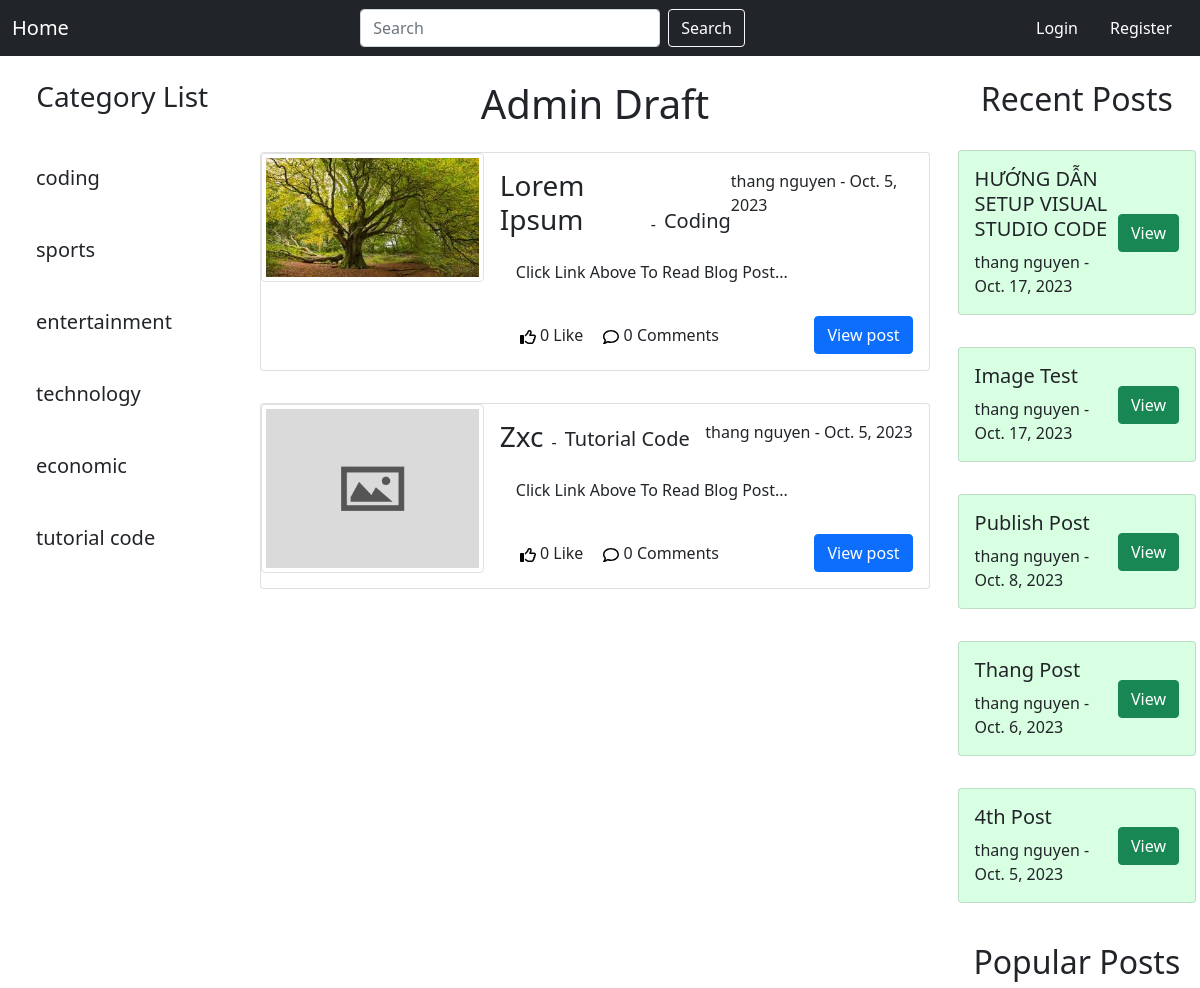
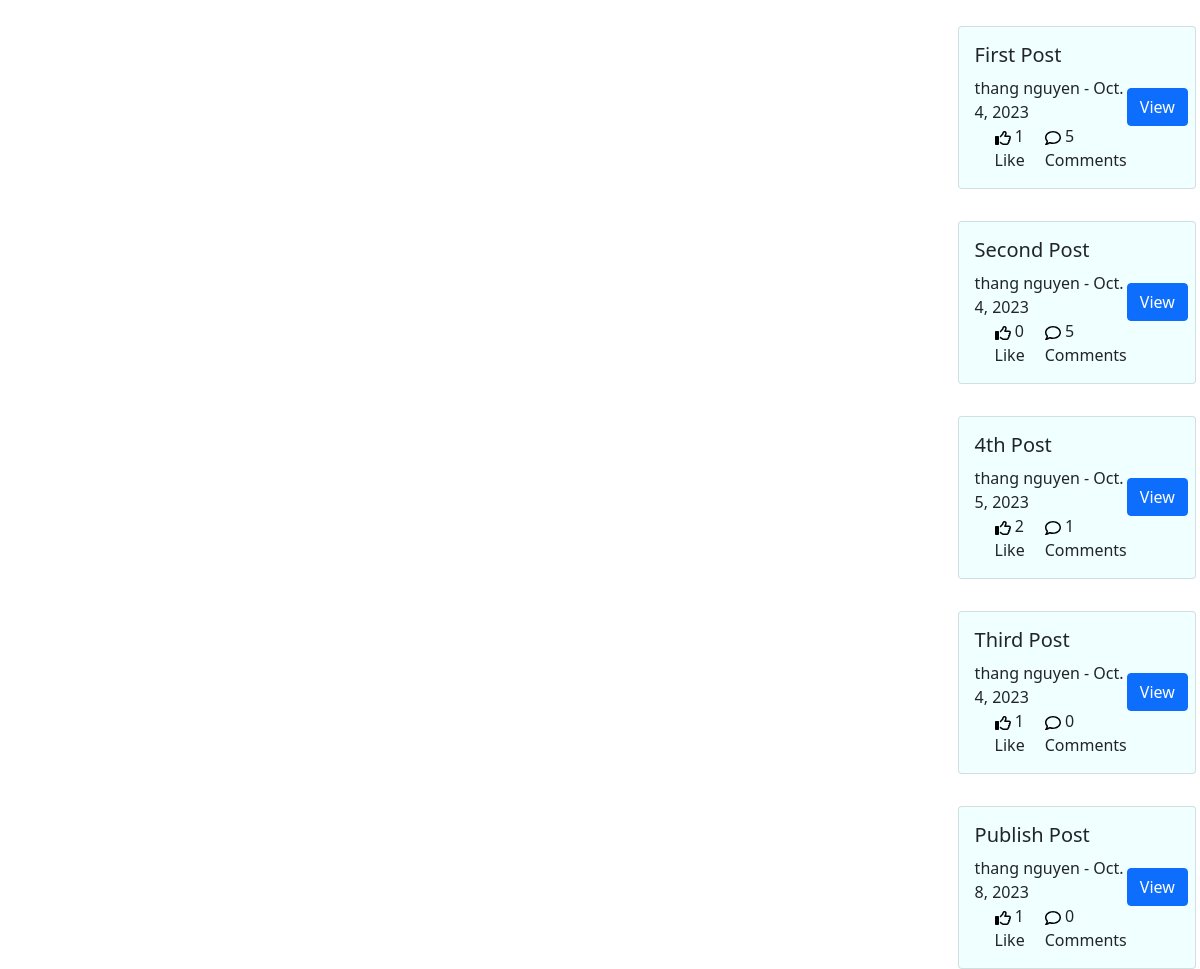
Page /adminview on the earlier database version (2 pictures, top to bottom).
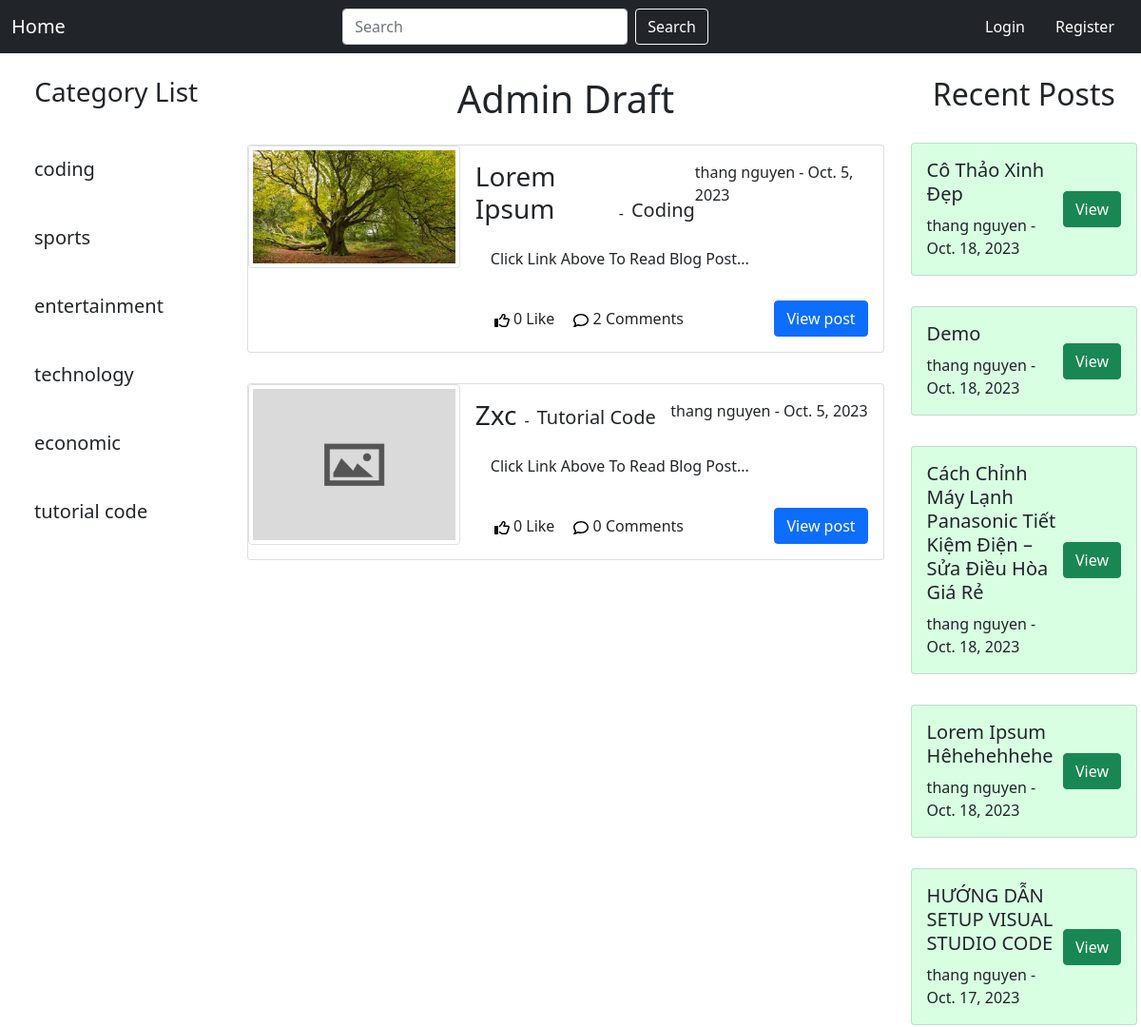
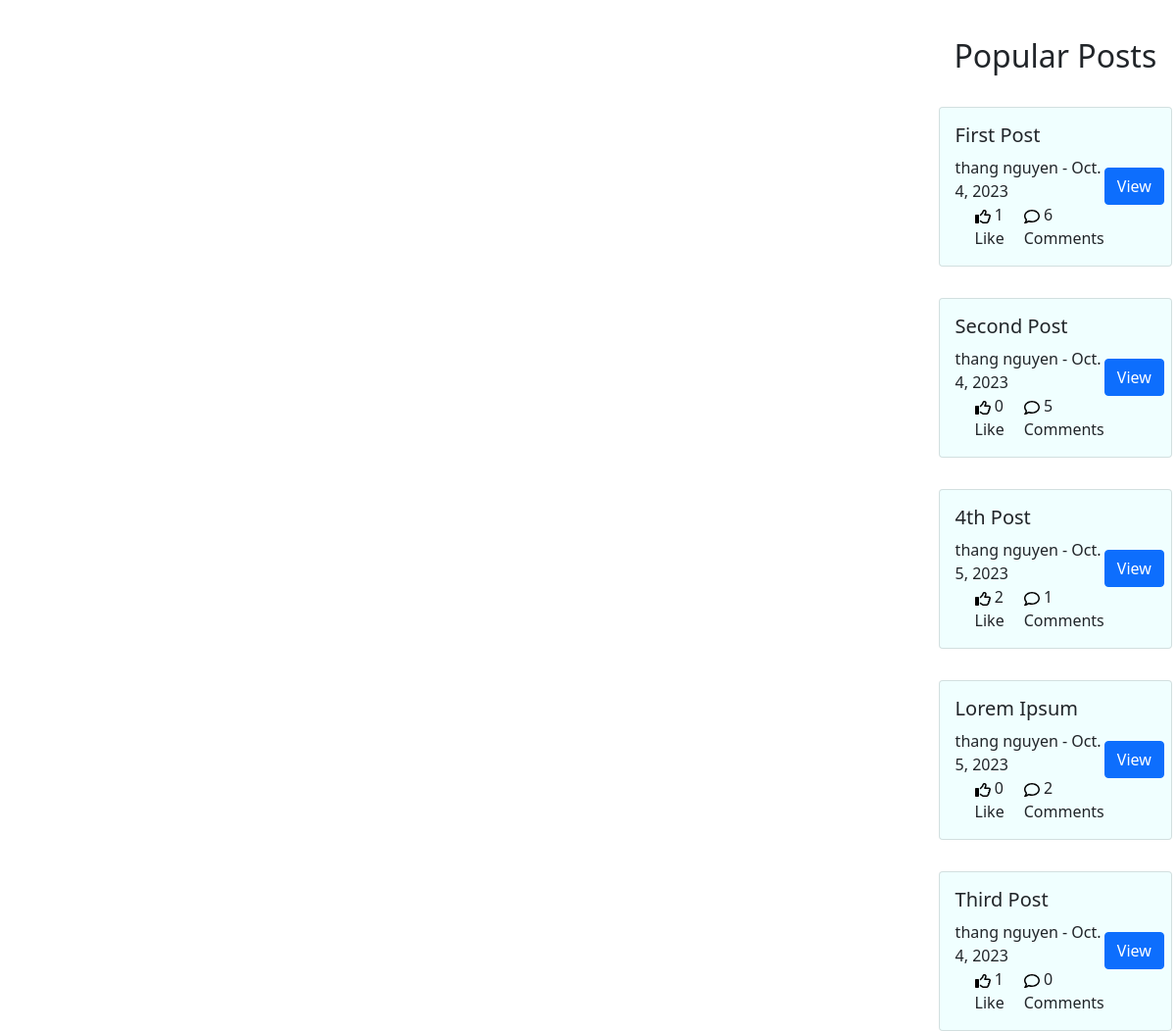
Same page on the later database version (2 pictures, top to bottom).
### blog/models.py (models this page shows, shortened)
class Category(models.Model):
    name = models.CharField(max_length=264)
    def __str__(self) :
        return self.name

class Post(models.Model):
    title = models.CharField(max_length=264)
    header_image = models.ImageField(null=True,blank=True,upload_to="images/")
    author = models.ForeignKey(User,on_delete=models.CASCADE)
    body = RichTextField(blank=True,null=True)
    post_date = models.DateField(auto_now_add=True)
    category = models.CharField(max_length=264,default='coding')
    snippet = models.CharField(max_length=264)
    likes = models.ManyToManyField(User,related_name='blog_posts')
    is_published = models.BooleanField(default=False)
    def total_likes(self):
        return self.likes.count()
    def total_comment(self):
        return self.comments.count()
    @classmethod
    def get_posts_with_most_comments_and_likes(cls, limit=5):
        return cls.objects.annotate(num_comments=models.Count('comments'),
                                    num_likes=models.Count('likes')).order_by(-(models.F('num_comments') + models.F('num_likes')))[:limit]

### blog/views.py (the view)
# urls.py: path('adminview',AdminView.as_view(), name = 'admin'),
class AdminView(ListView):
    model = Post
    template_name = 'admin.html'  # Thay 'drafts.html' bằng template bạn muốn sử dụng cho trang drafts
    def get_queryset(self):
        return Post.objects.filter(is_published=False)
    def get_context_data(self, *args,**kwargs):
        cat_menu = Category.objects.all()
        latest_posts = Post.objects.filter(is_published=True).order_by('-post_date')[:5]
        context = super(AdminView,self).get_context_data(*args,**kwargs)
        context["cat_menu"] = cat_menu
        context["latest_posts"] = latest_posts
        context["popular_posts"] = Post.get_posts_with_most_comments_and_likes()
        return context

### templates/admin.html (shortened to what this page needs)
{% extends 'base.html' %} {% block content %}
<h1 class="text-center m-0 py-4">Admin Draft</h1>
<ul style="padding: 0; margin: 0px 20px;">
  <li style="list-style: none; padding: 0; margin: 0;">
    {% for post in object_list %}
    <div class="card">
      <div class="row g-0">
        <div class="col-md-4">
          {% if post.header_image %}
          <div class="image-header">
            <img class="img-fluid rounded-start img-thumbnail" src="{{ post.header_image.url }}">
          </div>
          {% else %}
          <div class="image-header">
            <img class="img-fluid rounded-start img-thumbnail" src="media\images\default-thumbnail.jpg">
          </div>
          {% endif %}
        </div>
        <div class="col-md-8">
          <div class="card-body">
            <div class="post-info d-flex justify-content-between">
              <div class="card-title d-flex align-items-end text-capitalize">
                <a href="{% url 'article_details' post.pk %}" class="post-title text-dark text-decoration-none h3 m-auto">{{ post.title }}</a>
                <span class="px-2">-</span>
                <a href="{% url 'category' post.category|slugify %}" class="post-category text-dark text-decoration-none fs-5">{{ post.category }}</a>
              </div>
              <div class="author-info">
                {{ post.author.first_name }} {{ post.author.last_name }} - {{ post.post_date }}
              </div>
            </div>
            <p class="card-text p-3">{{ post.snippet }}</p>
            <div class="action d-flex justify-content-between align-items-center">
              <div class="react d-flex">
                <div class="like">
                  <span class="count">{{ post.total_likes }}</span>
                  <span class="title">Like</span>
                </div>
                <div class="comment">
                  <span class="count">{{ post.total_comment }}</span>
                  <span class="title">Comments</span>
                </div>
              </div>
              <div class="user-action" style="text-align: end;">
                <a href="{% url 'article_details' post.pk %}" class="btn btn-primary">View post</a>
              </div>
            </div>
          </div>
        </div>
      </div>
    </div>
    {% endfor %}
  </li>
</ul>
{% endblock %}

### templates/base.html (shortened to what this page needs)
{% extends 'navbar.html' %}
    {% block left-nav %}
    <h3 class="text-center py-4">Category List</h3>
    {% for item in cat_menu %}
    <h5>
      <a class="dropdown-item" href="{%  url 'category' item|slugify %}">
        <div class="card-body">
          {{ item }}
        </div>
      </a>
    </h5>
    {% endfor %}
    {% endblock %}
    {% block right-nav %}
    <h2 class="text-center py-4">Recent Posts</h2>
    {% for post in latest_posts %}
    <div class="card" style="background-color: rgb(217, 267, 227);" >
      <div class="card-body">
        <div class="d-flex justify-content-between">
          <div class="post-info">
            <div class="card-title text-capitalize">
              <a href="{% url 'article_details' post.pk %}" class="post-title text-dark text-decoration-none h5 m-auto">{{ post.title }}</a>
            </div>
            <div class="author-info">
                {{ post.author.first_name }} {{ post.author.last_name }} - {{ post.post_date }}
            </div>
          </div>
          <div class="user-action d-flex justify-content-center align-items-center">
            <a href="{% url 'article_details' post.pk %}" class="btn btn-success">View</a>
          </div>
        </div>
      </div>
    </div>
    {% endfor %}
    <h2 class="text-center py-4 mt-3">Popular Posts</h2>
    {% for post in popular_posts %}
    <div class="card"  style="background-color: azure;" >
      <div class="card-body">
        <div class="d-flex justify-content-between">
          <div class="post-info">
            <div class="card-title text-capitalize">
              <a href="{% url 'article_details' post.pk %}" class="post-title text-dark text-decoration-none h5 m-auto">{{ post.title }}</a>
            </div>
            <div class="author-info">
                {{ post.author.first_name }} {{ post.author.last_name }} - {{ post.post_date }}
            </div>
          <div class="react d-flex">
            <div class="like">
              <span class="count">{{ post.total_likes }}</span>
              <span class="title">Like</span>
            </div>
            <div class="comment">
              <span class="count">{{ post.total_comment }}</span>
              <span class="title">Comments</span>
            </div>
          </div>
          </div>
          <div class="user-action d-flex justify-content-center align-items-center">
            <a href="{% url 'article_details' post.pk %}" class="btn btn-primary">View</a>
          </div>
        </div>
      </div>
    </div>
    {% endfor %}
    {% endblock %}

Differences in the rows shown:
no longer on this page (row unchanged): Post: title "Image Test", author.first_name "thang", author.last_name "nguyen", post_date "Oct. 17, 2023", shown under "Recent Posts"
no longer on this page (row unchanged): Post: title "Publish Post", author.first_name "thang", author.last_name "nguyen", post_date "Oct. 8, 2023", total_likes "1", total_comment "0"
no longer on this page (row unchanged): Post: title "Thang Post", author.first_name "thang", author.last_name "nguyen", post_date "Oct. 6, 2023", shown under "Recent Posts"
no longer on one of the page's lists (row unchanged): Post: title "4th Post", author.first_name "thang", author.last_name "nguyen", post_date "Oct. 5, 2023"
now on one of the page's lists (row unchanged): Post: title "Lorem Ipsum", author.first_name "thang", author.last_name "nguyen", post_date "Oct. 5, 2023", total_likes "0", total_comment "2"
computed for Post "Lorem Ipsum": total_comment "0" → "2"
added Post: title "Cô Thảo Xinh Đẹp", author.first_name "thang", author.last_name "nguyen", post_date "Oct. 18, 2023", shown under "Recent Posts"
added Post: title "Demo", author.first_name "thang", author.last_name "nguyen", post_date "Oct. 18, 2023", shown under "Recent Posts"
added Post: title "Cách Chỉnh Máy Lạnh Panasonic Tiết Kiệm Điện – Sửa Điều Hòa Giá Rẻ", author.first_name "thang", author.last_name "nguyen", post_date "Oct. 18, 2023", shown under "Recent Posts"
added Post: title "Lorem Ipsum Hêhehehhehe", author.first_name "thang", author.last_name "nguyen", post_date "Oct. 18, 2023", shown under "Recent Posts"
computed for Post "First Post": total_comment "5" → "6"
